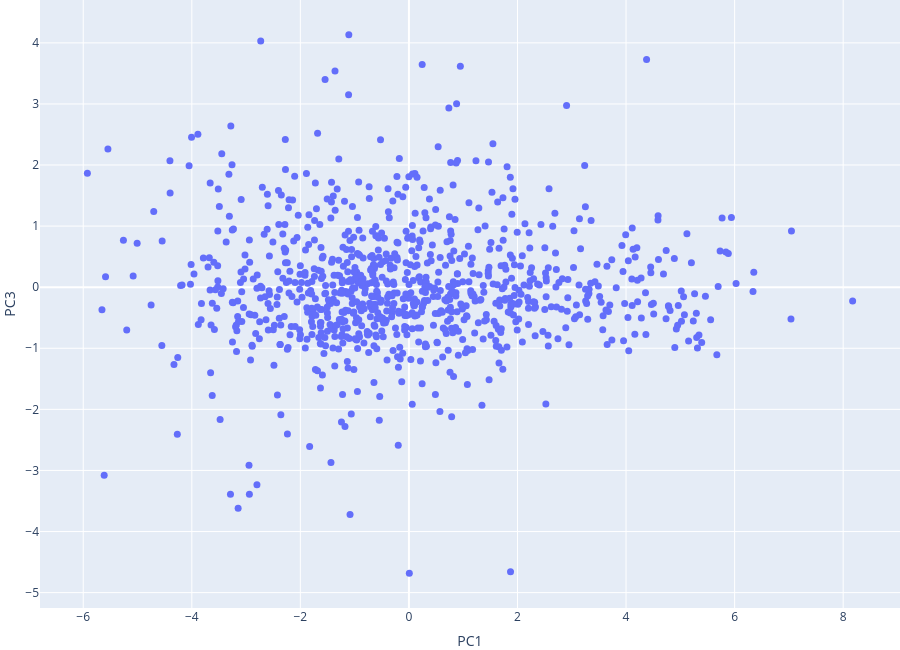

Notebook cell for this chart:
### Code cell
fig = px.scatter(
    X.rename(columns={"pca0": "PC1", "pca1": "PC2", "pca2": "PC3"}).reset_index(),
    x="PC1", y="PC3",
    hover_name="cod_mun",
    opacity=1.0
)
fig.update_traces(marker_size=7)
fig.update_layout(height=650, legend_itemsizing="constant",
                    margin=dict(l=0, r=0, t=0, b=0))
fig.show()

### Figure 1 — Plotly figure (JSON) as saved in the notebook; plotly's stock layout.template omitted (floating-point values rounded to 4 significant figures; data arrays with more than 128 entries replaced by an {"elided": "..."} marker saying what was removed)
{"data": [{"hovertemplate": "<b>%{hovertext}</b><br><br>PC1=%{x}<br>PC3=%{y}<extra></extra>", "hovertext": {"elided": "919 str values"}, "legendgroup": "", "marker": {"color": "#636efa", "opacity": 1, "size": 7, "symbol": "circle"}, "mode": "markers", "name": "", "orientation": "v", "showlegend": false, "type": "scatter", "x": {"elided": "919 float values"}, "xaxis": "x", "y": {"elided": "919 float values"}, "yaxis": "y"}], "layout": {"height": 650, "legend": {"itemsizing": "constant", "tracegroupgap": 0}, "margin": {"b": 0, "l": 0, "r": 0, "t": 0}, "xaxis": {"anchor": "y", "domain": [0, 1], "title": {"text": "PC1"}}, "yaxis": {"anchor": "x", "domain": [0, 1], "title": {"text": "PC3"}}}}
